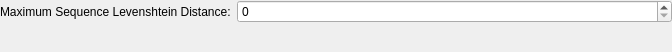
<?xml version="1.0" encoding="UTF-8"?>
<ui version="4.0">
 <class>Form</class>
 <widget class="QWidget" name="Form">
  <property name="geometry">
   <rect>
    <x>0</x>
    <y>0</y>
    <width>672</width>
    <height>52</height>
   </rect>
  </property>
  <property name="sizePolicy">
   <sizepolicy hsizetype="Preferred" vsizetype="Fixed">
    <horstretch>0</horstretch>
    <verstretch>0</verstretch>
   </sizepolicy>
  </property>
  <property name="windowTitle">
   <string>Form</string>
  </property>
  <layout class="QFormLayout" name="formLayout">
   <property name="leftMargin">
    <number>0</number>
   </property>
   <property name="topMargin">
    <number>0</number>
   </property>
   <property name="rightMargin">
    <number>0</number>
   </property>
   <property name="bottomMargin">
    <number>0</number>
   </property>
   <item row="2" column="0">
    <widget class="QLabel" name="label_3">
     <property name="text">
      <string>Maximum Sequence Levenshtein Distance:</string>
     </property>
    </widget>
   </item>
   <item row="2" column="1">
    <widget class="QSpinBox" name="barcodeMismatches">
     <property name="sizePolicy">
      <sizepolicy hsizetype="MinimumExpanding" vsizetype="Fixed">
       <horstretch>0</horstretch>
       <verstretch>0</verstretch>
      </sizepolicy>
     </property>
    </widget>
   </item>
  </layout>
 </widget>
 <resources/>
 <connections/>
</ui>
